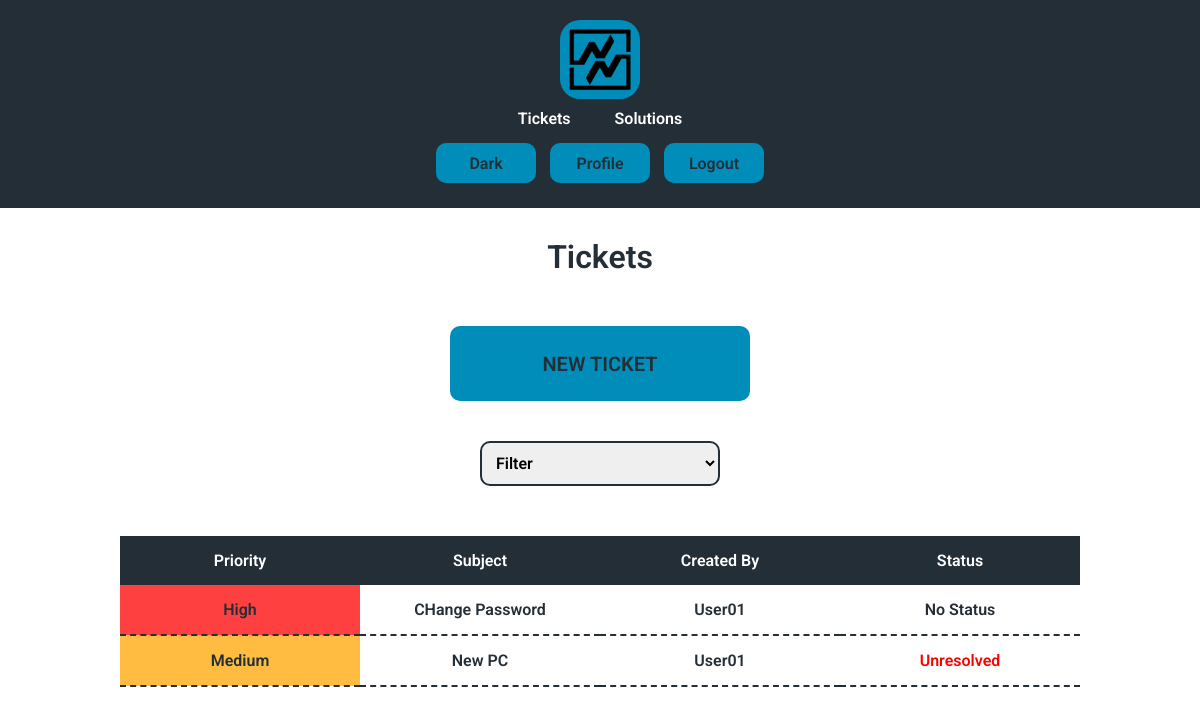
Page /tickets (signed in) on the committed database.
### tables this page shows
CREATE TABLE tickets (
id INTEGER PRIMARY KEY AUTOINCREMENT NOT NULL,
subject TEXT NOT NULL,
creator INTEGER,
description TEXT,
status INTEGER DEFAULT 0 NOT NULL,
priority INTEGER DEFAULT 0 NOT NULL,
time TIMESTAMP DEFAULT CURRENT_TIMESTAMP,
FOREIGN KEY(creator) REFERENCES users(id)
ON DELETE SET NULL
ON UPDATE NO ACTION
);

CREATE TABLE users (id INTEGER PRIMARY KEY AUTOINCREMENT NOT NULL, name TEXT NOT NULL, hash TEXT NOT NULL, permission INTEGER DEFAULT 4 NOT NULL, active BLOB DEFAULT 0 NOT NULL, email TEXT NOT NULL);

### app.py (the view, shortened to what this page needs)
@app.route("/tickets", methods=["GET", "POST"])
@login_required
def tickets():
    if session.get("permission") < 3:
        tickets = db.execute(
            """
            SELECT tickets.id, tickets.subject, tickets.status, tickets.priority,
            users.name AS creator_name FROM tickets
            LEFT JOIN users ON tickets.creator = users.id
            WHERE tickets.status < 5 ORDER BY priority DESC, time ASC
            """
            )
        return render_template("tickets.html", tickets = tickets, status = ticketStatus, priority = priority)
    else:
        userID = session.get("user_id")
        tickets = db.execute(
            """
            SELECT tickets.id, tickets.subject, tickets.status, tickets.priority,
            users.name AS creator_name FROM tickets
            LEFT JOIN users ON tickets.creator = users.id
            WHERE tickets.status < 5 AND users.id = ? ORDER BY priority DESC, time ASC
            """
            , userID
            )
        return render_template("tickets.html", tickets = tickets, status = ticketStatus, priority = priority)

### app.py (called while the page is built)
def login_required(f):
    @wraps(f)
    def decorated_function(*args, **kwargs):
        if not session.get("user_id"):
            return redirect("/") # Redirect to the login page or wherever necessary
        return f(*args, **kwargs)  # Proceed with the actual route if logged in
    return decorated_function

### templates/tickets.html (shortened to what this page needs)
{% extends "layout.html" %}
{% block h1 %}<h1>Tickets</h1>{% endblock %}
{% block body %}
    {% if session.get("permission") < 4 %}
    <form class="margin" action="/newticket">
    <button type="submit" class="enter">NEW TICKET</button>
    </form>
    <form class="margin" action="/tickets" method="post">
    <select id="status" name="status" onchange="clickButton()">
        <option hidden disabled value="" selected>Filter</option>
    </select>
    </form>
    {% endif %}
    <div class="main">
    <table class="select">
        <thead>
            <tr>
                <th>Priority</th>
                <th>Subject</th>
                <th class="none">Created By</th>
                <th>Status</th>
            </tr>
        </thead>
        <tbody>
            {% for ticket in tickets %}
            <tr onclick="clickButtonID('{{ ticket['id'] }}')">
                <td class="{{ priority[ticket['priority']] }}"> {{ priority[ticket["priority"]] }}</td>
                <td> {{ ticket["subject"] }}</td>
                {% if ticket["creator_name"] %}
                <td class="none"> {{ ticket["creator_name"] }}</td>
                {% else %}
                <td class="none"></td>
                {% endif %}
                <td class="status{{ ticket['status'] }}"> {{ status[ticket["status"]] }}</td>
            </tr>
            {% endfor %}
        </tbody>
    </table>
</div>
{% endblock %}

### static/styles.css (style rules this page uses)
.Light { --color1: #242e37; --color2: #ffffff; --color3: #e1e3e4; --color4: #242e37; --color5: #008dba; --colorextra: #ffffff; --font: "Roboto", sans-serif; }
* { font-family: var(--font); box-sizing: border-box; margin: 0; padding: 0; font-weight: 600; --font-color: var(--color1); --background-color: var(--color2); --nav-color: var(--color4); --navfont-color: var(--colorextra); --button-color: var(--color5); --buttonfont-color: var(--color4); --hover-color: var(--color3); --hoverfont-color: var(--color4); --logo-color: var(--color5); --linkhover-color: var(--color5); --tab-color: var(--color4); --tabfont-color: var(--colorextra); --tabhover-color: var(--color5); --tabhoverfont-color: var(--color4); --disabled-color: var(--color4); --disabledfont-color: var(--color3); --placeholder-color: var(--color4); --aler-color: var(--color5); --active-color: var(--color1); --activefont-color: var(--color5); --border-color: var(--color5); }
html { background-color: var(--background-color); color: var(--font-color); }
body { transition: background-color 0.5s, color 0.3s; }
button { background-color: var(--button-color); color: var(--buttonfont-color); border: none; border-radius: 10px; cursor: pointer; transition: all 0.5s ease 0s; width: 100px; height: 40px; font-size: 16px; margin: 5px; }
.enter { margin-top: 30px; margin-bottom: 10px; font-size: 20px; width: 300px; height: 75px; }
.main { margin: 40px 0 40px 0; }
.margin { margin: 20px 0 20px; }
table { width: 100%; border-collapse: collapse; text-align: center; table-layout: fixed; margin: 20px 0 20px 0; }
td { padding: 15px 0px; border-bottom: 2px dashed var(--tab-color); }
th { background-color: var(--tab-color); padding: 15px 0px; transition: all 0.5s ease 0s; color: var(--tabfont-color); }
h1 { margin: 20px 0 20px; }
input, select, textarea { width: 25%; min-width: 200px; padding: 10px; margin: 10px 0px; border: 2px solid var(--font-color); border-radius: 10px; font-size: 16px; }
.Medium { background-color: rgba(255, 166, 0, 0.75); }
.High { background-color: rgba(255, 0, 0, 0.75); }
.status4 { color: red; }
@media (max-width: 1300px) { td { width: 50%; } }

### rows in the picture
tickets: priority "High", subject "CHange Password", creator_name "User01", status "No Status"
tickets: priority "Medium", subject "New PC", creator_name "User01", status "Unresolved"
